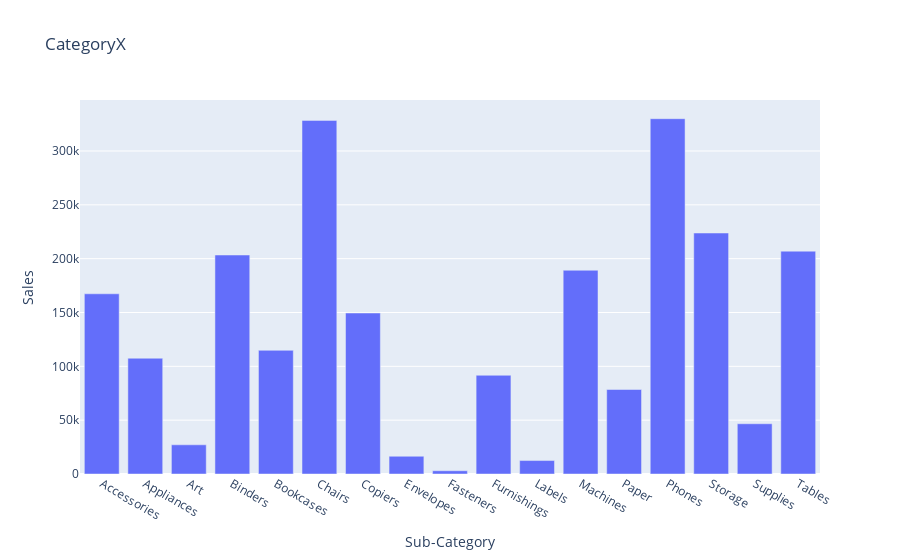

Here is the notebook cell this chart was saved with:
### Code cell
fig=px.bar(sales_category,x='Sub-Category',y='Sales', title ='CategoryX')
fig.show()

### Figure 1 — Plotly figure (JSON) as saved in the notebook; plotly's stock layout.template omitted (floating-point values rounded to 4 significant figures)
{"data": [{"alignmentgroup": "True", "hovertemplate": "Sub-Category=%{x}<br>Sales=%{y}<extra></extra>", "legendgroup": "", "marker": {"color": "#636efa", "pattern": {"shape": ""}}, "name": "", "offsetgroup": "", "orientation": "v", "showlegend": false, "textposition": "auto", "type": "bar", "x": ["Accessories", "Appliances", "Art", "Binders", "Bookcases", "Chairs", "Copiers", "Envelopes", "Fasteners", "Furnishings", "Labels", "Machines", "Paper", "Phones", "Storage", "Supplies", "Tables"], "xaxis": "x", "y": [167400.0, 107500.0, 27120.0, 203400.0, 114900.0, 328400.0, 149500.0, 16480.0, 3024.0, 91710.0, 12490.0, 189200.0, 78480.0, 330000.0, 223800.0, 46670.0, 207000.0], "yaxis": "y"}], "layout": {"barmode": "relative", "legend": {"tracegroupgap": 0}, "title": {"text": "CategoryX"}, "xaxis": {"anchor": "y", "domain": [0, 1], "title": {"text": "Sub-Category"}}, "yaxis": {"anchor": "x", "domain": [0, 1], "title": {"text": "Sales"}}}}
